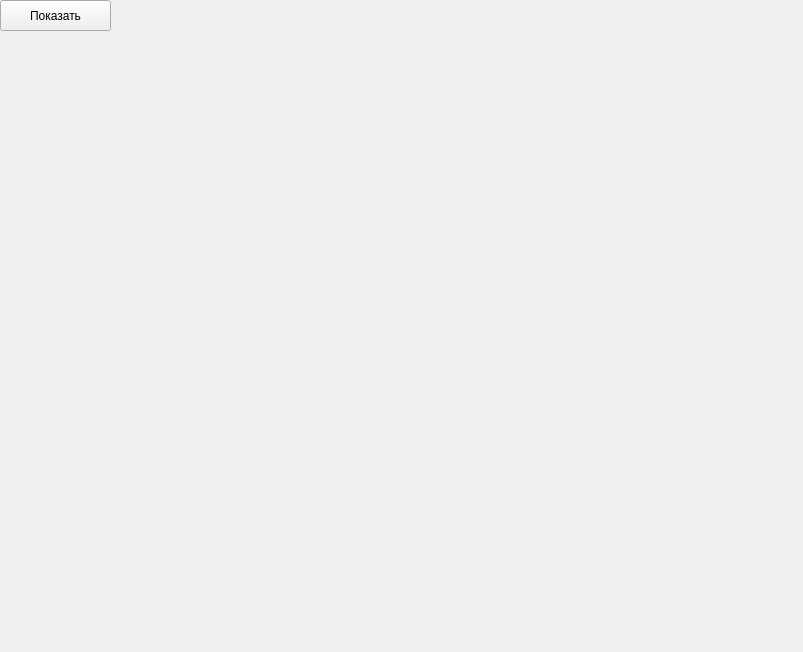
<?xml version="1.0" encoding="UTF-8"?>
<ui version="4.0">
 <class>Form</class>
 <widget class="QWidget" name="Form">
  <property name="geometry">
   <rect>
    <x>0</x>
    <y>0</y>
    <width>803</width>
    <height>652</height>
   </rect>
  </property>
  <property name="windowTitle">
   <string>Form</string>
  </property>
  <widget class="QPushButton" name="pushButton">
   <property name="geometry">
    <rect>
     <x>0</x>
     <y>0</y>
     <width>111</width>
     <height>31</height>
    </rect>
   </property>
   <property name="text">
    <string>Показать</string>
   </property>
  </widget>
 </widget>
 <resources/>
 <connections/>
</ui>
